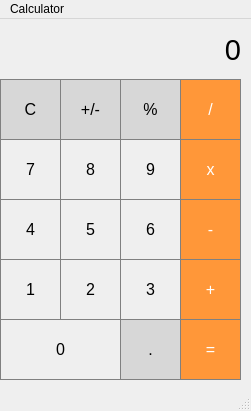
<?xml version="1.0" encoding="UTF-8"?>
<ui version="4.0">
 <class>MainWindow</class>
 <widget class="QMainWindow" name="MainWindow">
  <property name="geometry">
   <rect>
    <x>0</x>
    <y>0</y>
    <width>251</width>
    <height>411</height>
   </rect>
  </property>
  <property name="windowTitle">
   <string>MainWindow</string>
  </property>
  <property name="styleSheet">
   <string notr="true"/>
  </property>
  <widget class="QWidget" name="centralwidget">
   <widget class="QLabel" name="display">
    <property name="geometry">
     <rect>
      <x>0</x>
      <y>0</y>
      <width>241</width>
      <height>61</height>
     </rect>
    </property>
    <property name="font">
     <font>
      <pointsize>22</pointsize>
     </font>
    </property>
    <property name="styleSheet">
     <string notr="true">/* (Label at top) Label Stylesheet */

QLabel {
  qproperty-alignment: 'AlignVCenter | AlignRight';
  border: 1px solid gray;
}

background-color : white;

/* End Label Stylesheet */</string>
    </property>
    <property name="text">
     <string>0</string>
    </property>
    <property name="alignment">
     <set>Qt::AlignRight|Qt::AlignTrailing|Qt::AlignVCenter</set>
    </property>
   </widget>
   <widget class="QPushButton" name="pushButton_clear">
    <property name="geometry">
     <rect>
      <x>0</x>
      <y>60</y>
      <width>61</width>
      <height>61</height>
     </rect>
    </property>
    <property name="font">
     <font>
      <pointsize>12</pointsize>
     </font>
    </property>
    <property name="styleSheet">
     <string notr="true">/* (Clear,+/-,%,. buttons) Unary Operations Buttons Stylesheet */

QPushButton {
  background-color: rgb(215, 215, 215);
  border: 1px solid gray;
}
QPushButton:pressed {
    background-color: qlineargradient(x1: 0, y1: 0, x2: 0, y2: 1,
                                      stop: 0 #BEBEBE, stop: 1 #D7D7D7);
}
/* End Unary Operations Buttons Stylesheet */
</string>
    </property>
    <property name="text">
     <string>C</string>
    </property>
   </widget>
   <widget class="QPushButton" name="pushButton_negpos">
    <property name="geometry">
     <rect>
      <x>60</x>
      <y>60</y>
      <width>61</width>
      <height>61</height>
     </rect>
    </property>
    <property name="font">
     <font>
      <pointsize>12</pointsize>
     </font>
    </property>
    <property name="styleSheet">
     <string notr="true">/* (Clear,+/-,%,. buttons) Unary Operations Buttons Stylesheet */

QPushButton {
  background-color: rgb(215, 215, 215);
  border: 1px solid gray;
}
QPushButton:pressed {
    background-color: qlineargradient(x1: 0, y1: 0, x2: 0, y2: 1,
                                      stop: 0 #BEBEBE, stop: 1 #D7D7D7);
}
/* End Unary Operations Buttons Stylesheet */
</string>
    </property>
    <property name="text">
     <string>+/-</string>
    </property>
   </widget>
   <widget class="QPushButton" name="pushButton_per">
    <property name="geometry">
     <rect>
      <x>120</x>
      <y>60</y>
      <width>61</width>
      <height>61</height>
     </rect>
    </property>
    <property name="font">
     <font>
      <pointsize>12</pointsize>
     </font>
    </property>
    <property name="styleSheet">
     <string notr="true">/* (Clear,+/-,%,. buttons) Unary Operations Buttons Stylesheet */

QPushButton {
  background-color: rgb(215, 215, 215);
  border: 1px solid gray;
}
QPushButton:pressed {
    background-color: qlineargradient(x1: 0, y1: 0, x2: 0, y2: 1,
                                      stop: 0 #BEBEBE, stop: 1 #D7D7D7);
}
/* End Unary Operations Buttons Stylesheet */
</string>
    </property>
    <property name="text">
     <string>%</string>
    </property>
   </widget>
   <widget class="QPushButton" name="pushButton_div">
    <property name="geometry">
     <rect>
      <x>180</x>
      <y>60</y>
      <width>61</width>
      <height>61</height>
     </rect>
    </property>
    <property name="font">
     <font>
      <pointsize>12</pointsize>
     </font>
    </property>
    <property name="styleSheet">
     <string notr="true">/* (Orange buttons) Operations Buttons Stylesheet */
QPushButton {
  background-color: rgb(255, 151, 57);
  color: white; 
  border: 1px solid gray;
}

QPushButton:pressed {
    background-color: qlineargradient(x1: 0, y1: 0, x2: 0, y2: 1,
                                      stop: 0 #FF7832, stop: 1 #FF9739);
}</string>
    </property>
    <property name="text">
     <string>/</string>
    </property>
   </widget>
   <widget class="QPushButton" name="pushButton_mul">
    <property name="geometry">
     <rect>
      <x>180</x>
      <y>120</y>
      <width>61</width>
      <height>61</height>
     </rect>
    </property>
    <property name="font">
     <font>
      <pointsize>12</pointsize>
     </font>
    </property>
    <property name="styleSheet">
     <string notr="true">/* (Orange buttons) Operations Buttons Stylesheet */
QPushButton {
  background-color: rgb(255, 151, 57);
  color: white; 
  border: 1px solid gray;
}

QPushButton:pressed {
    background-color: qlineargradient(x1: 0, y1: 0, x2: 0, y2: 1,
                                      stop: 0 #FF7832, stop: 1 #FF9739);
}</string>
    </property>
    <property name="text">
     <string>x</string>
    </property>
   </widget>
   <widget class="QPushButton" name="pushButton_7">
    <property name="geometry">
     <rect>
      <x>0</x>
      <y>120</y>
      <width>61</width>
      <height>61</height>
     </rect>
    </property>
    <property name="font">
     <font>
      <pointsize>12</pointsize>
     </font>
    </property>
    <property name="styleSheet">
     <string notr="true">/* Digits 0-9 Stylesheet */
QPushButton {
   border: 1px solid gray;
}
QPushButton:pressed {
    background-color: qlineargradient(x1: 0, y1: 0, x2: 0, y2: 1,
                                      stop: 0 #dadbde, stop: 1 #f6f7fa);
}

/* End Digits 0-9 Stylesheet */</string>
    </property>
    <property name="text">
     <string>7</string>
    </property>
   </widget>
   <widget class="QPushButton" name="pushButton_9">
    <property name="geometry">
     <rect>
      <x>120</x>
      <y>120</y>
      <width>61</width>
      <height>61</height>
     </rect>
    </property>
    <property name="font">
     <font>
      <pointsize>12</pointsize>
     </font>
    </property>
    <property name="styleSheet">
     <string notr="true">/* Digits 0-9 Stylesheet */
QPushButton {
   border: 1px solid gray;
}
QPushButton:pressed {
    background-color: qlineargradient(x1: 0, y1: 0, x2: 0, y2: 1,
                                      stop: 0 #dadbde, stop: 1 #f6f7fa);
}

/* End Digits 0-9 Stylesheet */</string>
    </property>
    <property name="text">
     <string>9</string>
    </property>
   </widget>
   <widget class="QPushButton" name="pushButton_8">
    <property name="geometry">
     <rect>
      <x>60</x>
      <y>120</y>
      <width>61</width>
      <height>61</height>
     </rect>
    </property>
    <property name="font">
     <font>
      <pointsize>12</pointsize>
     </font>
    </property>
    <property name="styleSheet">
     <string notr="true">/* Digits 0-9 Stylesheet */
QPushButton {
   border: 1px solid gray;
}
QPushButton:pressed {
    background-color: qlineargradient(x1: 0, y1: 0, x2: 0, y2: 1,
                                      stop: 0 #dadbde, stop: 1 #f6f7fa);
}

/* End Digits 0-9 Stylesheet */</string>
    </property>
    <property name="text">
     <string>8</string>
    </property>
   </widget>
   <widget class="QPushButton" name="pushButton_5">
    <property name="geometry">
     <rect>
      <x>60</x>
      <y>180</y>
      <width>61</width>
      <height>61</height>
     </rect>
    </property>
    <property name="font">
     <font>
      <pointsize>12</pointsize>
     </font>
    </property>
    <property name="styleSheet">
     <string notr="true">/* Digits 0-9 Stylesheet */
QPushButton {
   border: 1px solid gray;
}
QPushButton:pressed {
    background-color: qlineargradient(x1: 0, y1: 0, x2: 0, y2: 1,
                                      stop: 0 #dadbde, stop: 1 #f6f7fa);
}

/* End Digits 0-9 Stylesheet */</string>
    </property>
    <property name="text">
     <string>5</string>
    </property>
   </widget>
   <widget class="QPushButton" name="pushButton_minus">
    <property name="geometry">
     <rect>
      <x>180</x>
      <y>180</y>
      <width>61</width>
      <height>61</height>
     </rect>
    </property>
    <property name="font">
     <font>
      <pointsize>12</pointsize>
     </font>
    </property>
    <property name="styleSheet">
     <string notr="true">/* (Orange buttons) Operations Buttons Stylesheet */
QPushButton {
  background-color: rgb(255, 151, 57);
  color: white; 
  border: 1px solid gray;
}

QPushButton:pressed {
    background-color: qlineargradient(x1: 0, y1: 0, x2: 0, y2: 1,
                                      stop: 0 #FF7832, stop: 1 #FF9739);
}</string>
    </property>
    <property name="text">
     <string>-</string>
    </property>
   </widget>
   <widget class="QPushButton" name="pushButton_6">
    <property name="geometry">
     <rect>
      <x>120</x>
      <y>180</y>
      <width>61</width>
      <height>61</height>
     </rect>
    </property>
    <property name="font">
     <font>
      <pointsize>12</pointsize>
     </font>
    </property>
    <property name="styleSheet">
     <string notr="true">/* Digits 0-9 Stylesheet */
QPushButton {
   border: 1px solid gray;
}
QPushButton:pressed {
    background-color: qlineargradient(x1: 0, y1: 0, x2: 0, y2: 1,
                                      stop: 0 #dadbde, stop: 1 #f6f7fa);
}

/* End Digits 0-9 Stylesheet */</string>
    </property>
    <property name="text">
     <string>6</string>
    </property>
   </widget>
   <widget class="QPushButton" name="pushButton_4">
    <property name="geometry">
     <rect>
      <x>0</x>
      <y>180</y>
      <width>61</width>
      <height>61</height>
     </rect>
    </property>
    <property name="font">
     <font>
      <pointsize>12</pointsize>
     </font>
    </property>
    <property name="styleSheet">
     <string notr="true">/* Digits 0-9 Stylesheet */
QPushButton {
   border: 1px solid gray;
}
QPushButton:pressed {
    background-color: qlineargradient(x1: 0, y1: 0, x2: 0, y2: 1,
                                      stop: 0 #dadbde, stop: 1 #f6f7fa);
}

/* End Digits 0-9 Stylesheet */</string>
    </property>
    <property name="text">
     <string>4</string>
    </property>
   </widget>
   <widget class="QPushButton" name="pushButton_2">
    <property name="geometry">
     <rect>
      <x>60</x>
      <y>240</y>
      <width>61</width>
      <height>61</height>
     </rect>
    </property>
    <property name="font">
     <font>
      <pointsize>12</pointsize>
     </font>
    </property>
    <property name="styleSheet">
     <string notr="true">/* Digits 0-9 Stylesheet */
QPushButton {
   border: 1px solid gray;
}
QPushButton:pressed {
    background-color: qlineargradient(x1: 0, y1: 0, x2: 0, y2: 1,
                                      stop: 0 #dadbde, stop: 1 #f6f7fa);
}

/* End Digits 0-9 Stylesheet */</string>
    </property>
    <property name="text">
     <string>2</string>
    </property>
   </widget>
   <widget class="QPushButton" name="pushButton_plus">
    <property name="geometry">
     <rect>
      <x>180</x>
      <y>240</y>
      <width>61</width>
      <height>61</height>
     </rect>
    </property>
    <property name="font">
     <font>
      <pointsize>12</pointsize>
     </font>
    </property>
    <property name="styleSheet">
     <string notr="true">/* (Orange buttons) Operations Buttons Stylesheet */
QPushButton {
  background-color: rgb(255, 151, 57);
  color: white; 
  border: 1px solid gray;
}

QPushButton:pressed {
    background-color: qlineargradient(x1: 0, y1: 0, x2: 0, y2: 1,
                                      stop: 0 #FF7832, stop: 1 #FF9739);
}</string>
    </property>
    <property name="text">
     <string>+</string>
    </property>
   </widget>
   <widget class="QPushButton" name="pushButton_3">
    <property name="geometry">
     <rect>
      <x>120</x>
      <y>240</y>
      <width>61</width>
      <height>61</height>
     </rect>
    </property>
    <property name="font">
     <font>
      <pointsize>12</pointsize>
     </font>
    </property>
    <property name="styleSheet">
     <string notr="true">/* Digits 0-9 Stylesheet */
QPushButton {
   border: 1px solid gray;
}
QPushButton:pressed {
    background-color: qlineargradient(x1: 0, y1: 0, x2: 0, y2: 1,
                                      stop: 0 #dadbde, stop: 1 #f6f7fa);
}

/* End Digits 0-9 Stylesheet */</string>
    </property>
    <property name="text">
     <string>3</string>
    </property>
   </widget>
   <widget class="QPushButton" name="pushButton_1">
    <property name="geometry">
     <rect>
      <x>0</x>
      <y>240</y>
      <width>61</width>
      <height>61</height>
     </rect>
    </property>
    <property name="font">
     <font>
      <pointsize>12</pointsize>
     </font>
    </property>
    <property name="styleSheet">
     <string notr="true">/* Digits 0-9 Stylesheet */
QPushButton {
   border: 1px solid gray;
}
QPushButton:pressed {
    background-color: qlineargradient(x1: 0, y1: 0, x2: 0, y2: 1,
                                      stop: 0 #dadbde, stop: 1 #f6f7fa);
}

/* End Digits 0-9 Stylesheet */</string>
    </property>
    <property name="text">
     <string>1</string>
    </property>
   </widget>
   <widget class="QPushButton" name="pushButton_equal">
    <property name="geometry">
     <rect>
      <x>180</x>
      <y>300</y>
      <width>61</width>
      <height>61</height>
     </rect>
    </property>
    <property name="font">
     <font>
      <pointsize>12</pointsize>
     </font>
    </property>
    <property name="styleSheet">
     <string notr="true">/* (Orange buttons) Operations Buttons Stylesheet */
QPushButton {
  background-color: rgb(255, 151, 57);
  color: white; 
  border: 1px solid gray;
}

QPushButton:pressed {
    background-color: qlineargradient(x1: 0, y1: 0, x2: 0, y2: 1,
                                      stop: 0 #FF7832, stop: 1 #FF9739);
}</string>
    </property>
    <property name="text">
     <string>=</string>
    </property>
   </widget>
   <widget class="QPushButton" name="pushButton_dot">
    <property name="geometry">
     <rect>
      <x>120</x>
      <y>300</y>
      <width>61</width>
      <height>61</height>
     </rect>
    </property>
    <property name="font">
     <font>
      <pointsize>12</pointsize>
     </font>
    </property>
    <property name="styleSheet">
     <string notr="true">/* (Clear,+/-,%,. buttons) Unary Operations Buttons Stylesheet */

QPushButton {
  background-color: rgb(215, 215, 215);
  border: 1px solid gray;
}
QPushButton:pressed {
    background-color: qlineargradient(x1: 0, y1: 0, x2: 0, y2: 1,
                                      stop: 0 #BEBEBE, stop: 1 #D7D7D7);
}
/* End Unary Operations Buttons Stylesheet */
</string>
    </property>
    <property name="text">
     <string>.</string>
    </property>
   </widget>
   <widget class="QPushButton" name="pushButton_0">
    <property name="geometry">
     <rect>
      <x>0</x>
      <y>300</y>
      <width>121</width>
      <height>61</height>
     </rect>
    </property>
    <property name="font">
     <font>
      <pointsize>12</pointsize>
     </font>
    </property>
    <property name="styleSheet">
     <string notr="true">/* Digits 0-9 Stylesheet */
QPushButton {
   border: 1px solid gray;
}
QPushButton:pressed {
    background-color: qlineargradient(x1: 0, y1: 0, x2: 0, y2: 1,
                                      stop: 0 #dadbde, stop: 1 #f6f7fa);
}

/* End Digits 0-9 Stylesheet */</string>
    </property>
    <property name="text">
     <string>0</string>
    </property>
   </widget>
  </widget>
  <widget class="QMenuBar" name="menubar">
   <property name="geometry">
    <rect>
     <x>0</x>
     <y>0</y>
     <width>251</width>
     <height>21</height>
    </rect>
   </property>
   <widget class="QMenu" name="menuHello_World">
    <property name="title">
     <string>Calculator</string>
    </property>
   </widget>
   <addaction name="menuHello_World"/>
  </widget>
  <widget class="QStatusBar" name="statusbar"/>
 </widget>
 <resources/>
 <connections/>
</ui>
